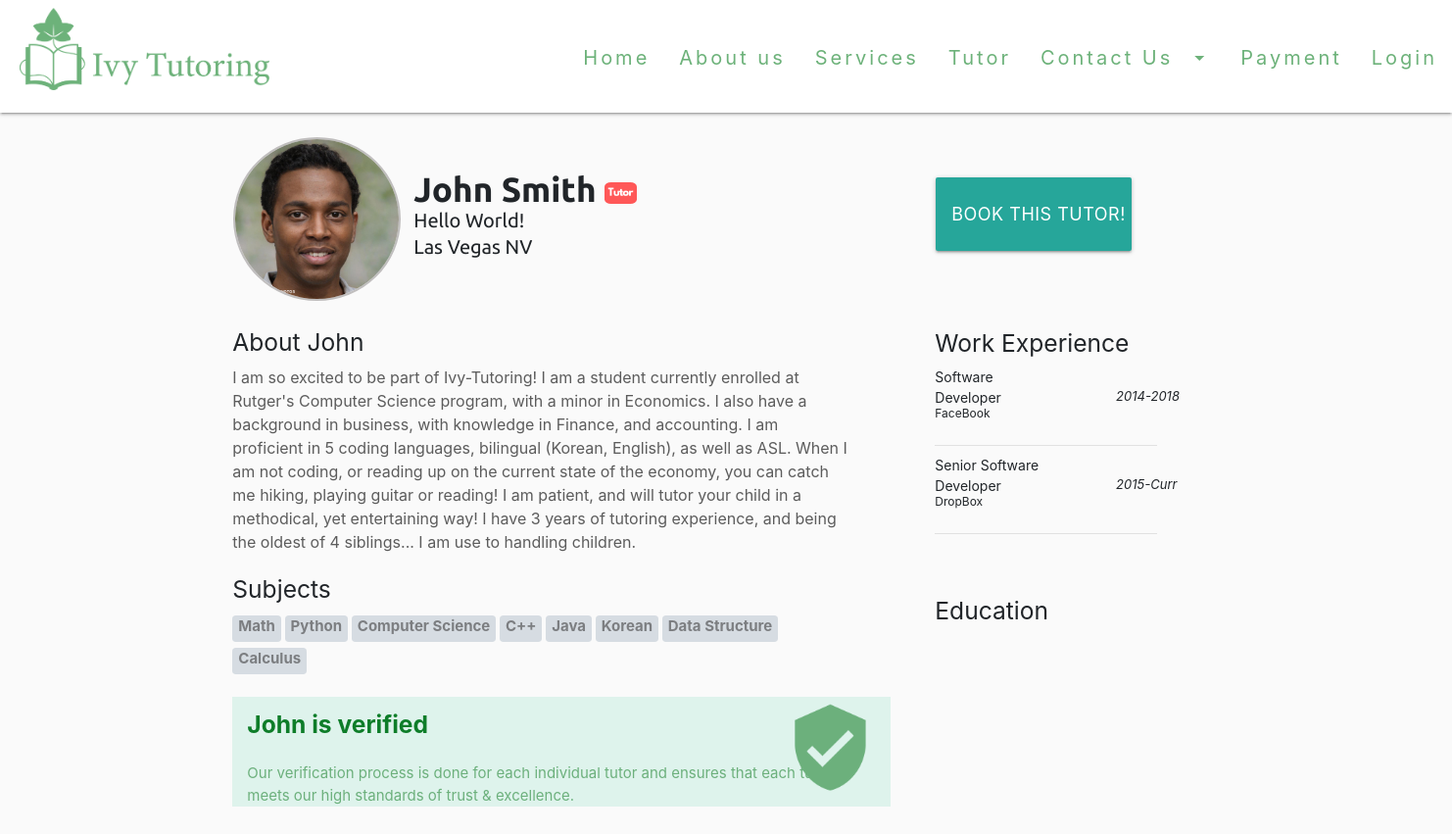
The app's page /Profile/JohnSmith43/ with its own data.
### main/models.py (models this page shows, shortened)
class Profile(models.Model):
	user = models.OneToOneField(User,on_delete = models.CASCADE,default= None)
	pro_pic =  models.ImageField(upload_to = 'profilePics', blank = True, null = True)
	descript = models.CharField(max_length = 50, blank = True)
	intro = models.CharField(max_length = 1000, blank = True)
	city = models.CharField(max_length= 50,blank = True)
	state = models.CharField(max_length = 2,blank = True)
	tags = TaggableManager(blank = True)
	college = models.CharField(max_length=100, null=True, blank=True)
	major= models.CharField(max_length=100, null=True, blank=True)

class User(AbstractUser):
	email_confirm = models.BooleanField(default=False)

class Experience(models.Model):
	user = models.ForeignKey(User,null= True,on_delete = models.SET_NULL)
	employer = models.CharField(max_length=50, default= None, null = True)
	position = models.CharField(max_length = 50,default = None, null = True)
	start_year = models.SmallIntegerField(blank=True, null=True)
	end_year = models.CharField(max_length = 4,blank=True,null = True)

### main/views.py (the view)
# urls.py: path("Profile/<str:username>/",views.profile,name = "profile"),
def profile(request, username):
	test = (User.objects.get(username=username))
	person = Profile.objects.get(user=test)
	exp = Experience.objects.filter(user=test)
	ed = School.objects.filter(user=test)
	return render(request,'main/Profile.html',{'person':person,"exp":exp,"ed":ed})

### main/templates/main/Profile.html (shortened to what this page needs)
{% load widget_tweaks %}
{% load static %}
<head>
    <link rel="stylesheet" href="https://cdnjs.cloudflare.com/ajax/libs/materialize/1.0.0/css/materialize.min.css">
    <link rel="stylesheet" href="https://stackpath.bootstrapcdn.com/bootstrap/4.3.1/css/bootstrap.min.css">
</head>
{%include "main/HeadNav.html" %}
<body>
   <div class = container style = "width:70%;height:100%; position:relative; top:0px;">
        {% if person.user.profile.pro_pic %}
            <img class="card-img" src="{{ person.user.profile.pro_pic.url }}">
        {% else %}
            <img class="card-img" src="{%static 'media/Default.jpg' %}">
        {% endif %}
        <b style = 'font-family: Ubuntu, "times new roman", times, roman, serif; font-size:35px;position:absolute;left:200px;top:52px;'>
            {{person.user.first_name}} {{person.user.last_name}}
            <img class="img" style  = "width:4%;border-radius: 20%; padding-left:0px; padding-top:0px;" src="{%static 'media\TutorSticker.png' %}">
        </b>
        <div class = "content-wrap">
            <p style = "margin-bottom:-.2rem;">{%render_field person.descript %}</p>
            <p style = "margin-bottom:-.2rem;">{{person.city}} {{person.state}}</p>
        </div>
        <div class = "button-cnt">
            <form action="/Contact/">
                <input class = "btn btn-primary" type="submit" value="Book this tutor!" />
            </form>
        </div>
        <div class = "info-block">
            <h5>About {{person.user.first_name}}</h5>
                <div class = "", style = "text-align: left; width:60%; color:#5C5C5C;">
                    <font size = "3">
                        {{person.intro | safe }}
                    </font>
                </div>
                <h5 style = "margin: 1.5rem 0 0.656rem 0;">Subjects</h5>
                <div class = "row" style = "width:60%;">
                    {% for tag in person.tags.all %}
                            <a href="#" class="mr-1 badge badge-info">{{ tag }}</a>
                    {% endfor %}
                </div>
            <div class="container-fluid">
                <h5 style = "line-height:235%; font-weight: bolder; color:#0E7D29;">{{person.user.first_name}} is verified</h5>
                <p style = "font-size:15px;color:#6CB07C"> Our verification process is done for each individual tutor and ensures
                that each tutor <br> meets our high standards of trust & excellence.</p>
                <img class="shield-img" src="{%static 'media\Shield.png' %}">
            </div>
        </div>
        <div class = "block">
            <div class = "right_block">
                <h5>Work Experience</h5>
                    <div class="row" style = "width:22%; display:block;">
                        {%for x in exp|slice:":3"%}
                            <p class = "parent" style = "font-size:14px;">{{x.position}} </p>
                            <p class  = "child" style = "font-size:12px;">{{x.employer}}</p>
                            <p class ="child-dates" style="font-size:13px; font-style:italic;">{{x.start_year}}-{{x.end_year}}</p>
                            <hr style = "margin-top: -3.0rem;
                            margin-bottom: .5rem;height:2px; width:184%;">
                        {%endfor%}
                    </div>
            </div>
            <div class = "right_block_ed">
                <h5>Education</h5>
            </div>
        </div>
    </div>
</body>

### main/templates/main/Profile.html (style rules this page uses)
body { background-color:#FAFAFA; overflow-x: hidden; overflow-y:scroll; }
.block { top: 737px; left: -10px; position: absolute; width: 560px; }
.content-wrap { font-family: Ubuntu, "times new roman", times, roman, serif; position: absolute; left: 200px; top: 95px; font-size: 20px; }
.row { margin-left:0; }
.card-img { max-width: 171px; height: 167; border-radius: 50%; left: 16px; position: absolute; top: 25px; border: 2.5px solid #c0bebe; padding-left: 0px; padding-top: 0px; }
.container-fluid { background-color: #def3ec; position: relative; left: 0%; top: 0%; height: 17%; width: 64%; max-width: 700px; max-height: 126px; padding-right: 15px; padding-left: 15px; margin-right: 0; margin-left: 0; }
.shield-img { position:absolute; width:26%; left:78%; bottom:9%; }
.mr-1 { width: fit-content; height: 27px; font-size: 15px; margin: 3px 0px 3px 0px; background-color: #d6dce2; color: #7c7e81; }
.right_block { position: relative; left: 742px; top: -531px; }
.right_block_ed { position: relative; left: 742px; top: -495px; }
.child { position:relative; top:-18px; }
.child-dates { position: relative; top: -69px; left: 150%; }
.button-cnt { position: absolute; top: 66px; left: 733px; }
.btn { border: none; border-radius: 2px; display: inline-block; font-size:18px; height: 75px; width: 200px; line-height: 36px; padding: 0 16px; text-transform: uppercase; vertical-align: middle; -webkit-tap-highlight-color: transparent; }
.info-block { position: absolute; top: 205px; width: 1050; }

### records on screen
Profile: user.profile.pro_pic (picture), user.first_name "John", user.last_name "Smith", descript "Hello World!", city "Las Vegas", state "NV", intro "I am so excited to be part of Ivy-Tutoring! I am a student currently enrolled at Rutger's Computer Science program, with a minor in Economics. I also have a background in business, with knowledge in Finance, and accounting. I am proficient in 5 coding languages, bilingual (Korean, English), as well as ASL. When I am not coding, or reading up on the current state of the economy, you can catch me hiking, playing guitar or reading! I am patient, and will tutor your child in a methodical, yet entertaining way! I have 3 years of tutoring experience, and being the oldest of 4 siblings... I am use to handling children."
Tag: name "Math"
Tag: name "Python"
Tag: name "Computer Science"
Tag: name "C++"
Tag: name "Java"
Tag: name "Korean"
Tag: name "Data Structure"
Tag: name "Calculus"
Experience: position "Software Developer", employer "FaceBook", start_year "2014", end_year "2018"
Experience: position "Senior Software Developer", employer "DropBox", start_year "2015", end_year "Curr"
